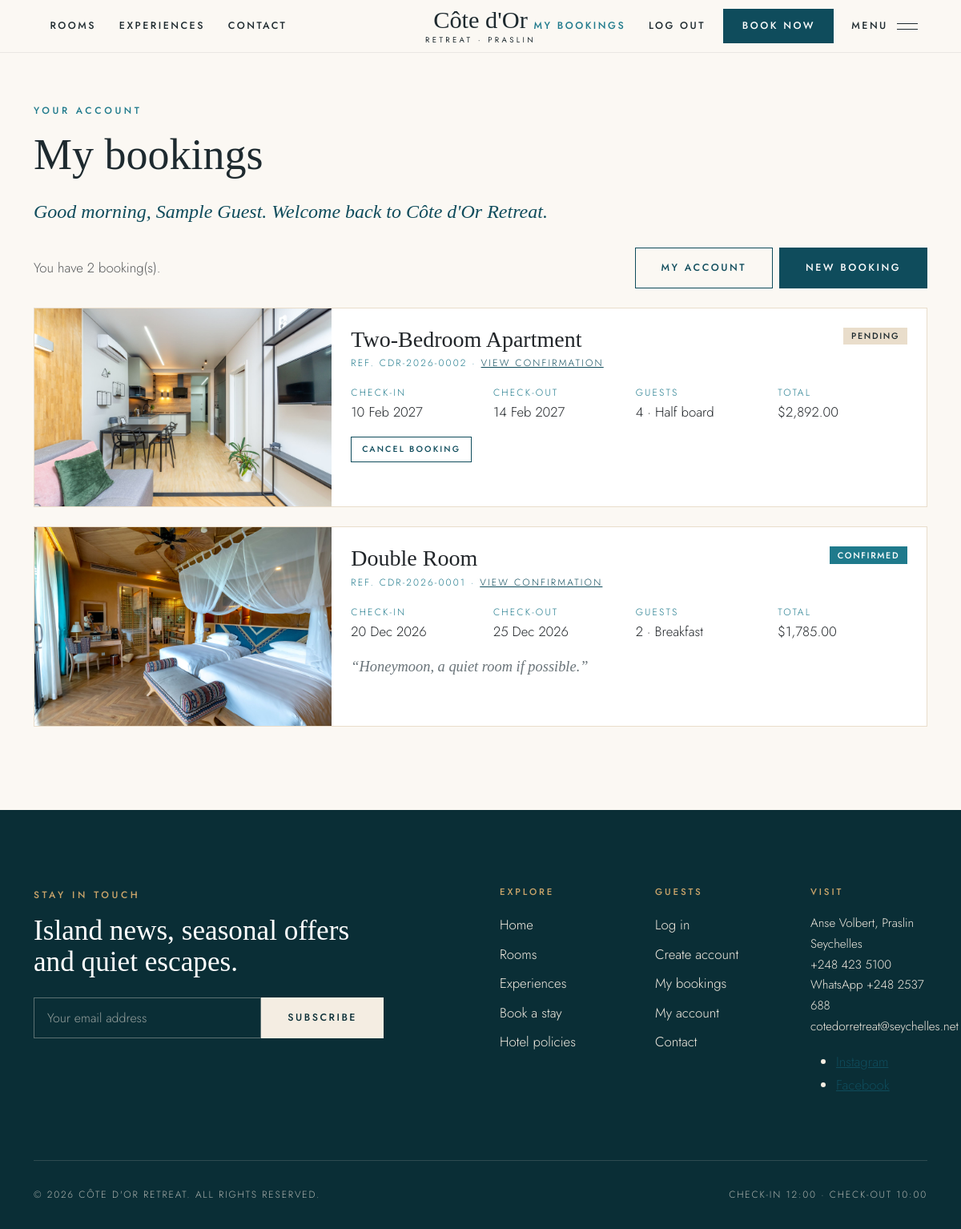
The app's page /my_bookings.php?message=welcome (signed in) with its own data.
### tables this page shows
CREATE TABLE bookings (
    id INT AUTO_INCREMENT PRIMARY KEY,
    user_id INT NOT NULL,
    room_id INT NOT NULL,
    check_in DATE NOT NULL,
    check_out DATE NOT NULL,
    guests INT NOT NULL,
    meal_plan VARCHAR(30) NOT NULL,
    phone VARCHAR(30) NOT NULL,
    special_request TEXT,
    total_price DECIMAL(10,2) NOT NULL,
    status VARCHAR(20) NOT NULL DEFAULT 'Pending',
    created_at TIMESTAMP DEFAULT CURRENT_TIMESTAMP,
    FOREIGN KEY (user_id) REFERENCES users(id) ON DELETE CASCADE,
    FOREIGN KEY (room_id) REFERENCES rooms(id)
) DEFAULT CHARSET=utf8mb4;

CREATE TABLE rooms (
    id INT AUTO_INCREMENT PRIMARY KEY,
    room_name VARCHAR(100) NOT NULL,
    room_type VARCHAR(50) NOT NULL,
    price DECIMAL(10,2) NOT NULL,
    size_m2 INT NOT NULL,
    max_guests INT NOT NULL,
    total_rooms INT NOT NULL,
    image VARCHAR(255),
    tagline VARCHAR(255),
    description TEXT,
    created_at TIMESTAMP DEFAULT CURRENT_TIMESTAMP
) DEFAULT CHARSET=utf8mb4;

### functions.php (called while the page is built)
<?php
function bookingReference($id, $createdAt)
{
    return "CDR-" . date("Y", strtotime($createdAt)) . "-" . str_pad($id, 4, "0", STR_PAD_LEFT);
}
?>

### my_bookings.php (the view, shortened to what this page needs)
<?php
require "db_connect.php";
require "functions.php";
$userId = $_SESSION["user_id"];
$stmt = $conn->prepare("SELECT bookings.*, rooms.room_name, rooms.image FROM bookings JOIN rooms ON bookings.room_id = rooms.id WHERE bookings.user_id = ? ORDER BY bookings.check_in DESC");
$stmt->bind_param("i", $userId);
$stmt->execute();
$bookings = $stmt->get_result();
include "header.php";
?>
    <section class="admin-wrap">
        <div class="container">
            <p class="eyebrow">Your account</p>
            <h1 class="section-title">My bookings</h1>
            <p class="welcome-message" id="welcomeMessage" data-name="<?php echo htmlspecialchars($_SESSION["full_name"]); ?>"></p>
            <div class="d-flex justify-content-between align-items-center flex-wrap gap-3 my-4">
                <p class="mb-0 text-muted">You have <?php echo $bookings->num_rows; ?> booking(s).</p>
                <div class="d-flex gap-2">
                    <a href="account.php" class="btn btn-lux-outline">My account</a>
                    <a href="booking.php" class="btn btn-lux">New booking</a>
                </div>
            </div>
            <?php
            if ($bookings->num_rows > 0) {
                while ($row = $bookings->fetch_assoc()) {
                    $statusClass = "status-" . strtolower($row["status"]);
            ?>
                <div class="card booking-card mb-4">
                    <div class="row g-0">
                        <div class="col-12 col-md-4">
                            <div class="photo">
                                <img src="images/<?php echo htmlspecialchars($row["image"]); ?>" alt="<?php echo htmlspecialchars($row["room_name"]); ?>">
                            </div>
                        </div>
                        <div class="col-12 col-md-8">
                            <div class="card-body p-4">
                                <div class="d-flex justify-content-between align-items-start flex-wrap gap-2">
                                    <h3 class="card-title mb-1"><?php echo htmlspecialchars($row["room_name"]); ?></h3>
                                    <span class="badge badge-status <?php echo $statusClass; ?>"><?php echo htmlspecialchars($row["status"]); ?></span>
                                </div>
                                <p class="room-meta mb-3">Ref. <?php echo bookingReference($row["id"], $row["created_at"]); ?> &middot; <a href="booking_confirmation.php?id=<?php echo $row["id"]; ?>">View confirmation</a></p>
                                <div class="row g-3">
                                    <div class="col-6 col-lg-3"><p class="room-meta mb-0">Check-in</p><?php echo date("d M Y", strtotime($row["check_in"])); ?></div>
                                    <div class="col-6 col-lg-3"><p class="room-meta mb-0">Check-out</p><?php echo date("d M Y", strtotime($row["check_out"])); ?></div>
                                    <div class="col-6 col-lg-3"><p class="room-meta mb-0">Guests</p><?php echo htmlspecialchars($row["guests"]); ?> &middot; <?php echo htmlspecialchars($row["meal_plan"]); ?></div>
                                    <div class="col-6 col-lg-3"><p class="room-meta mb-0">Total</p>$<?php echo number_format($row["total_price"], 2); ?></div>
                                </div>
                                <?php if ($row["special_request"] != "") { ?>
                                    <p class="caption mb-0">&ldquo;<?php echo htmlspecialchars($row["special_request"]); ?>&rdquo;</p>
                                <?php } ?>
                                <?php if ($row["status"] == "Pending") { ?>
                                    <form action="my_bookings.php" method="POST" class="mt-3">
                                        <button type="submit" class="btn btn-sm btn-lux-outline" onclick="return confirm('Cancel this booking?')">Cancel booking</button>
                                    </form>
                                <?php } ?>
                            </div>
                        </div>
                    </div>
                </div>
            <?php
                }
            } else {
                echo '<div class="alert alert-info">You have no bookings yet. <a href="rooms.php" class="alert-link">Browse our rooms</a> to plan your stay.</div>';
            }
            ?>
        </div>
    </section>
<?php
include "footer.php";
?>

### style.css (style rules this page uses)
:root { --sand-50: #fbf8f3; --sand-100: #f4ede2; --sand-200: #e9ddcb; --sand-400: #cdb894; --ocean-900: #0a2e36; --ocean-700: #0f4c5c; --ocean-500: #1f7a8c; --accent: #c9a46a; --ink: #1e2a2f; --muted: #6a7479; --serif: "Cormorant Garamond", Georgia, "Times New Roman", serif; --sans: "Jost", "Segoe UI", Arial, sans-serif; }
html { scroll-behavior: smooth; }
body { font-family: var(--sans); font-weight: 300; color: var(--ink); background-color: var(--sand-50); font-size: 1.05rem; line-height: 1.7; }
h1, h2, h3, h4, h5, .serif { font-family: var(--serif); font-weight: 500; line-height: 1.1; }
a { color: var(--ocean-700); }
.eyebrow { font-family: var(--sans); font-size: 0.75rem; font-weight: 500; letter-spacing: 0.3em; text-transform: uppercase; color: var(--ocean-500); margin-bottom: 1rem; }
.section-title { font-size: clamp(2.2rem, 4.5vw, 3.6rem); margin-bottom: 1.25rem; }
.btn { border-radius: 0; font-family: var(--sans); font-size: 0.78rem; font-weight: 500; letter-spacing: 0.2em; text-transform: uppercase; padding: 0.95rem 2rem; transition: background-color 0.3s, color 0.3s, border-color 0.3s; }
.btn-lux { background-color: var(--ocean-700); border: 1px solid var(--ocean-700); color: #ffffff; }
.btn-lux-outline { background-color: transparent; border: 1px solid currentColor; color: var(--ocean-700); }
.photo { position: relative; overflow: hidden; background: linear-gradient(135deg, var(--sand-200), var(--sand-400)); }
.photo img, .photo video { width: 100%; height: 100%; object-fit: cover; display: block; }
.room-meta { font-size: 0.75rem; letter-spacing: 0.18em; text-transform: uppercase; color: var(--ocean-500); }
.caption { font-family: var(--serif); font-style: italic; font-size: 1.15rem; color: var(--muted); margin-top: 0.9rem; }
.booking-card { background-color: #ffffff; border: 1px solid var(--sand-200); border-radius: 0; }
.booking-card .photo { height: 100%; min-height: 200px; }
.badge-status { font-size: 0.68rem; font-weight: 500; letter-spacing: 0.15em; text-transform: uppercase; padding: 0.5em 0.9em; border-radius: 0; }
.status-pending { background-color: var(--sand-200); color: var(--ink); }
.status-confirmed { background-color: var(--ocean-500); color: #ffffff; }
.welcome-message { font-family: var(--serif); font-size: 1.5rem; font-style: italic; color: var(--ocean-700); }
.admin-wrap { padding: 8rem 0 5rem; min-height: 80vh; }
.btn-sm { padding: 0.45rem 0.8rem; font-size: 0.66rem; }

### records on screen
bookings: room.image (picture), room.room_name "Two-Bedroom Apartment", status "PENDING", bookingReference($row["id"], $row["created_at"]) "CDR-2026-0002", check_in "10 Feb 2027", check_out "14 Feb 2027", guests "4", meal_plan "Half board", total_price "2,892.00"
bookings: room.image (picture), room.room_name "Double Room", status "CONFIRMED", bookingReference($row["id"], $row["created_at"]) "CDR-2026-0001", check_in "20 Dec 2026", check_out "25 Dec 2026", guests "2", meal_plan "Breakfast", total_price "1,785.00", special_request "Honeymoon, a quiet room if possible."

### other values on screen
$bookings->num_rows "2"
